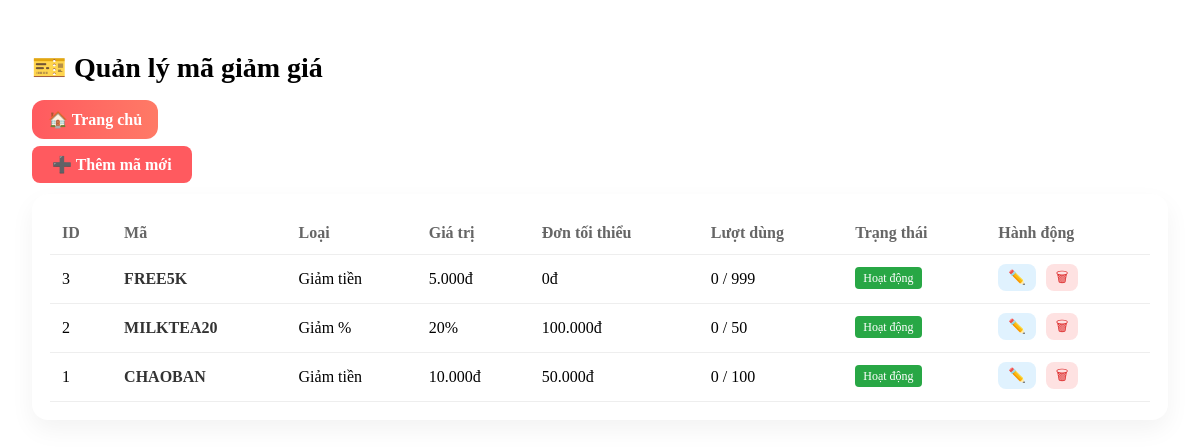
/admin/pages/manage_coupons.php (signed in), run on the app's committed database.
### tables this page shows
CREATE TABLE `coupons` (
  `id` int(11) NOT NULL,
  `code` varchar(20) NOT NULL,
  `type` enum('fixed','percentage') NOT NULL,
  `value` decimal(10,2) NOT NULL,
  `min_order_value` decimal(12,0) DEFAULT 0,
  `usage_limit` int(11) DEFAULT NULL,
  `used_count` int(11) DEFAULT 0,
  `start_date` datetime DEFAULT NULL,
  `end_date` datetime DEFAULT NULL,
  `is_active` tinyint(1) DEFAULT 1,
  `created_at` timestamp NOT NULL DEFAULT current_timestamp()
);

### admin/pages/manage_coupons.php (the view, shortened to what this page needs)
<?php
require_once("../auth_admin.php");
$coupons = mysqli_query($conn, "SELECT * FROM coupons ORDER BY id DESC");
?>
<link rel="stylesheet" href="<?= BASE_URL ?>admin/css/admin_manage_products.css">
<div class="dashboard">
    <h1>🎫 Quản lý mã giảm giá</h1>
    <a class="topbar-link" href="../dashboard.php">🏠 Trang chủ</a>
    <div style="margin-bottom: 20px;">
        <a href="add_coupon.php" class="topbar-link" style="background: #ff5a5f; color: #fff; padding: 10px 20px; text-decoration: none; border-radius: 8px; font-weight: 600;">➕ Thêm mã mới</a>
    </div>
    <div class="box">
        <table>
            <thead>
                <tr>
                    <th>ID</th>
                    <th>Mã</th>
                    <th>Loại</th>
                    <th>Giá trị</th>
                    <th>Đơn tối thiểu</th>
                    <th>Lượt dùng</th>
                    <th>Trạng thái</th>
                    <th>Hành động</th>
                </tr>
            </thead>
            <tbody>
                <?php while($c = mysqli_fetch_assoc($coupons)): ?>
                <tr>
                    <td><?= $c['id'] ?></td>
                    <td style="font-weight: 800; color: #333;"><?= htmlspecialchars($c['code']) ?></td>
                    <td><?= $c['type'] === 'fixed' ? 'Giảm tiền' : 'Giảm %' ?></td>
                    <td><?= $c['type'] === 'fixed' ? number_format($c['value'], 0, ',', '.') . 'đ' : (int)$c['value'] . '%' ?></td>
                    <td><?= number_format($c['min_order_value'], 0, ',', '.') ?>đ</td>
                    <td><?= $c['used_count'] ?> / <?= $c['usage_limit'] ?? '∞' ?></td>
                    <td>
                        <span class="<?= $c['is_active'] ? 'badge-active' : 'badge-inactive' ?>">
                            <?= $c['is_active'] ? 'Hoạt động' : 'Tạm khóa' ?>
                        </span>
                    </td>
                    <td class="actions">
                        <a class="edit" href="edit_coupon.php?id=<?= $c['id'] ?>">✏️</a>
                        <a class="delete" href="../delete_coupon.php?id=<?= $c['id'] ?>" onclick="return confirm('Bạn có chắc chắn muốn xóa mã này?')">🗑</a>
                    </td>
                </tr>
                <?php endwhile; ?>
            </tbody>
        </table>
    </div>
</div>

### admin/css/admin_manage_products.css (style rules this page uses)
.dashboard { padding: 24px; }
.dashboard h1 { margin-bottom: 16px; font-size: 28px; }
.dashboard > a { display: inline-block; margin-bottom: 16px; padding: 10px 16px; background: linear-gradient(90deg, #ff5a5f, #ff7a66); color: #fff; border-radius: 12px; text-decoration: none; font-weight: 600; }
.box { background: #fff; padding: 18px; border-radius: 16px; box-shadow: 0 10px 25px rgba(0, 0, 0, 0.05); }
table { width: 100%; border-collapse: collapse; }
th, td { padding: 12px; border-bottom: 1px solid #eee; }
th { text-align: left; color: #666; }
.actions a { margin-right: 8px; text-decoration: none; font-size: 18px; }
.actions .edit { color: #2563eb; }
.actions .delete { color: #ef4444; }
.actions a { padding: 6px 10px; border-radius: 8px; font-size: 14px; margin-right: 6px; transition: 0.2s; }
.actions .edit { background: #e0f2fe; color: #0284c7; }
.actions .delete { background: #fee2e2; color: #dc2626; }

### admin/pages/manage_coupons.php (style rules this page uses)
.badge-active { background: #28a745; color: #fff; padding: 4px 8px; border-radius: 4px; font-size: 12px; }

### data on the page
coupons: id "3", code "FREE5K", type "Giảm tiền", value "5.000", min_order_value "0", used_count "0", usage_limit "999", is_active "Hoạt động"
coupons: id "2", code "MILKTEA20", type "Giảm %", value "20", min_order_value "100.000", used_count "0", usage_limit "50", is_active "Hoạt động"
coupons: id "1", code "CHAOBAN", type "Giảm tiền", value "10.000", min_order_value "50.000", used_count "0", usage_limit "100", is_active "Hoạt động"
